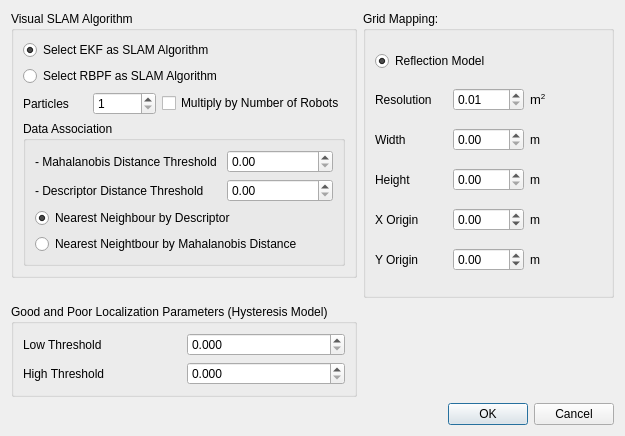
<?xml version="1.0" encoding="UTF-8"?>
<ui version="4.0">
 <class>SlamOptionsDialog</class>
 <widget class="QDialog" name="SlamOptionsDialog">
  <property name="geometry">
   <rect>
    <x>0</x>
    <y>0</y>
    <width>625</width>
    <height>436</height>
   </rect>
  </property>
  <property name="windowTitle">
   <string>SLAM Options</string>
  </property>
  <layout class="QGridLayout" name="gridLayout">
   <item row="0" column="1" rowspan="2">
    <widget class="QGroupBox" name="groupBox">
     <property name="sizePolicy">
      <sizepolicy hsizetype="Preferred" vsizetype="Preferred">
       <horstretch>0</horstretch>
       <verstretch>0</verstretch>
      </sizepolicy>
     </property>
     <property name="title">
      <string>Grid Mapping:</string>
     </property>
     <layout class="QGridLayout" name="gridLayout_3">
      <item row="0" column="0" colspan="3">
       <widget class="QRadioButton" name="radioButton_3">
        <property name="text">
         <string>Reflection Model</string>
        </property>
        <property name="checked">
         <bool>true</bool>
        </property>
       </widget>
      </item>
      <item row="1" column="0">
       <widget class="QLabel" name="label_2">
        <property name="text">
         <string>Resolution</string>
        </property>
       </widget>
      </item>
      <item row="1" column="1">
       <widget class="QDoubleSpinBox" name="resolutionSpinBox">
        <property name="minimum">
         <double>0.010000000000000</double>
        </property>
        <property name="maximum">
         <double>2.000000000000000</double>
        </property>
        <property name="singleStep">
         <double>0.010000000000000</double>
        </property>
        <property name="value">
         <double>0.010000000000000</double>
        </property>
       </widget>
      </item>
      <item row="1" column="2">
       <widget class="QLabel" name="label_3">
        <property name="text">
         <string>&lt;!DOCTYPE HTML PUBLIC &quot;-//W3C//DTD HTML 4.0//EN&quot; &quot;http://www.w3.org/TR/REC-html40/strict.dtd&quot;&gt;
&lt;html&gt;&lt;head&gt;&lt;meta name=&quot;qrichtext&quot; content=&quot;1&quot; /&gt;&lt;style type=&quot;text/css&quot;&gt;
p, li { white-space: pre-wrap; }
&lt;/style&gt;&lt;/head&gt;&lt;body style=&quot; font-family:'Sans'; font-size:10pt; font-weight:400; font-style:normal;&quot;&gt;
&lt;p style=&quot; margin-top:0px; margin-bottom:0px; margin-left:0px; margin-right:0px; -qt-block-indent:0; text-indent:0px;&quot;&gt;m&lt;span style=&quot; vertical-align:super;&quot;&gt;2&lt;/span&gt;&lt;/p&gt;&lt;/body&gt;&lt;/html&gt;</string>
        </property>
       </widget>
      </item>
      <item row="2" column="0">
       <widget class="QLabel" name="label_4">
        <property name="text">
         <string>Width</string>
        </property>
       </widget>
      </item>
      <item row="3" column="0">
       <widget class="QLabel" name="label_5">
        <property name="text">
         <string>Height</string>
        </property>
       </widget>
      </item>
      <item row="2" column="2">
       <widget class="QLabel" name="label_6">
        <property name="text">
         <string>m</string>
        </property>
       </widget>
      </item>
      <item row="3" column="2">
       <widget class="QLabel" name="label_7">
        <property name="text">
         <string>m</string>
        </property>
       </widget>
      </item>
      <item row="4" column="1">
       <widget class="QDoubleSpinBox" name="xOriginSpinBox">
        <property name="minimum">
         <double>-100.000000000000000</double>
        </property>
        <property name="maximum">
         <double>100.000000000000000</double>
        </property>
        <property name="singleStep">
         <double>0.050000000000000</double>
        </property>
       </widget>
      </item>
      <item row="5" column="1">
       <widget class="QDoubleSpinBox" name="yOriginSpinBox">
        <property name="minimum">
         <double>-100.000000000000000</double>
        </property>
        <property name="maximum">
         <double>100.000000000000000</double>
        </property>
        <property name="singleStep">
         <double>0.050000000000000</double>
        </property>
       </widget>
      </item>
      <item row="4" column="0">
       <widget class="QLabel" name="label_8">
        <property name="text">
         <string>X Origin</string>
        </property>
       </widget>
      </item>
      <item row="5" column="0">
       <widget class="QLabel" name="label_9">
        <property name="text">
         <string>Y Origin</string>
        </property>
       </widget>
      </item>
      <item row="4" column="2">
       <widget class="QLabel" name="label_10">
        <property name="text">
         <string>m</string>
        </property>
       </widget>
      </item>
      <item row="5" column="2">
       <widget class="QLabel" name="label_11">
        <property name="text">
         <string>m</string>
        </property>
       </widget>
      </item>
      <item row="2" column="1">
       <widget class="QDoubleSpinBox" name="widthSpinBox">
        <property name="maximum">
         <double>100.000000000000000</double>
        </property>
       </widget>
      </item>
      <item row="3" column="1">
       <widget class="QDoubleSpinBox" name="heightSpinBox">
        <property name="maximum">
         <double>100.000000000000000</double>
        </property>
       </widget>
      </item>
     </layout>
    </widget>
   </item>
   <item row="3" column="1">
    <widget class="QDialogButtonBox" name="buttonBox">
     <property name="orientation">
      <enum>Qt::Horizontal</enum>
     </property>
     <property name="standardButtons">
      <set>QDialogButtonBox::Cancel|QDialogButtonBox::Ok</set>
     </property>
    </widget>
   </item>
   <item row="0" column="0">
    <widget class="QGroupBox" name="groupBox_2">
     <property name="font">
      <font>
       <strikeout>false</strikeout>
      </font>
     </property>
     <property name="title">
      <string>Visual SLAM Algorithm</string>
     </property>
     <property name="flat">
      <bool>false</bool>
     </property>
     <property name="checkable">
      <bool>false</bool>
     </property>
     <layout class="QGridLayout" name="gridLayout_2">
      <item row="0" column="0" colspan="3">
       <widget class="QRadioButton" name="EKFRadioButton">
        <property name="text">
         <string>Select EKF as SLAM Algorithm</string>
        </property>
        <property name="checked">
         <bool>true</bool>
        </property>
        <property name="autoRepeat">
         <bool>false</bool>
        </property>
       </widget>
      </item>
      <item row="1" column="0" colspan="3">
       <widget class="QRadioButton" name="RBPFRadioButton">
        <property name="text">
         <string>Select RBPF as SLAM Algorithm</string>
        </property>
        <property name="autoRepeat">
         <bool>false</bool>
        </property>
       </widget>
      </item>
      <item row="2" column="0">
       <widget class="QLabel" name="label">
        <property name="text">
         <string>Particles</string>
        </property>
       </widget>
      </item>
      <item row="2" column="1">
       <widget class="QSpinBox" name="particlesSpinBox">
        <property name="minimum">
         <number>1</number>
        </property>
        <property name="maximum">
         <number>2000</number>
        </property>
       </widget>
      </item>
      <item row="2" column="2">
       <widget class="QCheckBox" name="MultiplyPerRobotsCheckBox">
        <property name="text">
         <string>Multiply by Number of Robots</string>
        </property>
       </widget>
      </item>
      <item row="3" column="0" colspan="3">
       <widget class="QGroupBox" name="groupBox_3">
        <property name="title">
         <string>Data Association</string>
        </property>
        <layout class="QGridLayout" name="gridLayout_4">
         <item row="0" column="0">
          <widget class="QLabel" name="label_12">
           <property name="text">
            <string>- Mahalanobis Distance Threshold </string>
           </property>
          </widget>
         </item>
         <item row="0" column="1">
          <widget class="QDoubleSpinBox" name="MahalanobisThSpinBox">
           <property name="maximum">
            <double>500.000000000000000</double>
           </property>
           <property name="value">
            <double>0.000000000000000</double>
           </property>
          </widget>
         </item>
         <item row="1" column="0">
          <widget class="QLabel" name="label_13">
           <property name="text">
            <string>- Descriptor Distance Threshold</string>
           </property>
          </widget>
         </item>
         <item row="1" column="1">
          <widget class="QDoubleSpinBox" name="DescriptorThSpinBox">
           <property name="value">
            <double>0.000000000000000</double>
           </property>
          </widget>
         </item>
         <item row="2" column="0" colspan="2">
          <widget class="QRadioButton" name="MatchByDescriptorRadioButton">
           <property name="text">
            <string>Nearest Neighbour by Descriptor</string>
           </property>
           <property name="checked">
            <bool>true</bool>
           </property>
           <property name="autoRepeat">
            <bool>false</bool>
           </property>
          </widget>
         </item>
         <item row="3" column="0" colspan="2">
          <widget class="QRadioButton" name="MatchByDistanceRadioButton">
           <property name="text">
            <string>Nearest Neightbour by Mahalanobis Distance</string>
           </property>
          </widget>
         </item>
        </layout>
       </widget>
      </item>
     </layout>
    </widget>
   </item>
   <item row="2" column="0">
    <widget class="QGroupBox" name="groupBox_4">
     <property name="title">
      <string>Good and Poor Localization Parameters (Hysteresis Model)</string>
     </property>
     <layout class="QGridLayout" name="gridLayout_5">
      <item row="0" column="0">
       <widget class="QLabel" name="label_14">
        <property name="text">
         <string>Low Threshold</string>
        </property>
       </widget>
      </item>
      <item row="0" column="1">
       <widget class="QDoubleSpinBox" name="lowThSpinBox">
        <property name="decimals">
         <number>3</number>
        </property>
        <property name="maximum">
         <double>50.000000000000000</double>
        </property>
        <property name="singleStep">
         <double>0.010000000000000</double>
        </property>
        <property name="value">
         <double>0.000000000000000</double>
        </property>
       </widget>
      </item>
      <item row="1" column="0">
       <widget class="QLabel" name="label_15">
        <property name="text">
         <string>High Threshold</string>
        </property>
       </widget>
      </item>
      <item row="1" column="1">
       <widget class="QDoubleSpinBox" name="highThSpinBox">
        <property name="decimals">
         <number>3</number>
        </property>
        <property name="maximum">
         <double>500.000000000000000</double>
        </property>
        <property name="singleStep">
         <double>0.010000000000000</double>
        </property>
        <property name="value">
         <double>0.000000000000000</double>
        </property>
       </widget>
      </item>
     </layout>
    </widget>
   </item>
  </layout>
 </widget>
 <resources/>
 <connections>
  <connection>
   <sender>buttonBox</sender>
   <signal>accepted()</signal>
   <receiver>SlamOptionsDialog</receiver>
   <slot>accept()</slot>
   <hints>
    <hint type="sourcelabel">
     <x>248</x>
     <y>254</y>
    </hint>
    <hint type="destinationlabel">
     <x>157</x>
     <y>274</y>
    </hint>
   </hints>
  </connection>
  <connection>
   <sender>buttonBox</sender>
   <signal>rejected()</signal>
   <receiver>SlamOptionsDialog</receiver>
   <slot>reject()</slot>
   <hints>
    <hint type="sourcelabel">
     <x>316</x>
     <y>260</y>
    </hint>
    <hint type="destinationlabel">
     <x>286</x>
     <y>274</y>
    </hint>
   </hints>
  </connection>
 </connections>
</ui>
